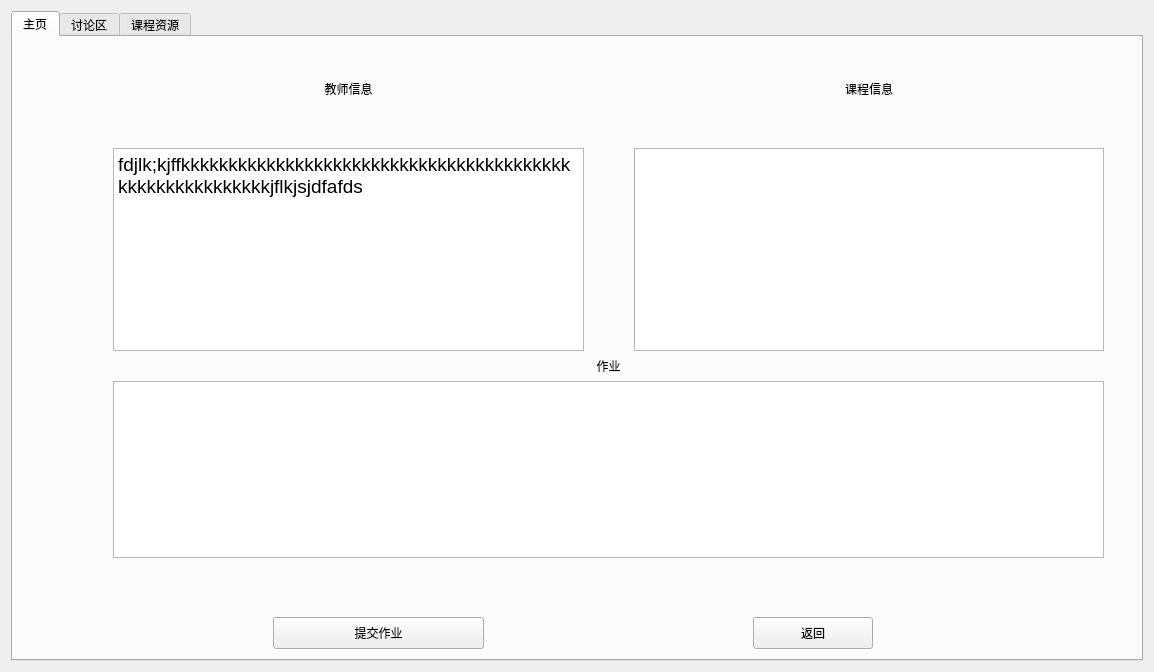
<?xml version="1.0" encoding="UTF-8"?>
<ui version="4.0">
 <class>Course</class>
 <widget class="QDialog" name="Course">
  <property name="geometry">
   <rect>
    <x>0</x>
    <y>0</y>
    <width>1154</width>
    <height>672</height>
   </rect>
  </property>
  <property name="windowTitle">
   <string>Course</string>
  </property>
  <layout class="QHBoxLayout" name="horizontalLayout">
   <item>
    <widget class="QTabWidget" name="tabWidget">
     <property name="currentIndex">
      <number>0</number>
     </property>
     <widget class="QWidget" name="homeTab">
      <attribute name="title">
       <string>主页</string>
      </attribute>
      <widget class="QWidget" name="verticalLayoutWidget_3">
       <property name="geometry">
        <rect>
         <x>100</x>
         <y>320</y>
         <width>991</width>
         <height>201</height>
        </rect>
       </property>
       <layout class="QVBoxLayout" name="verticalLayout_3">
        <item>
         <widget class="QLabel" name="label_3">
          <property name="text">
           <string>作业</string>
          </property>
          <property name="alignment">
           <set>Qt::AlignCenter</set>
          </property>
         </widget>
        </item>
        <item>
         <widget class="QTextBrowser" name="homTextBrowser"/>
        </item>
       </layout>
      </widget>
      <widget class="QPushButton" name="submitPushButton">
       <property name="enabled">
        <bool>true</bool>
       </property>
       <property name="geometry">
        <rect>
         <x>260</x>
         <y>580</y>
         <width>211</width>
         <height>32</height>
        </rect>
       </property>
       <property name="text">
        <string>提交作业</string>
       </property>
       <property name="autoDefault">
        <bool>false</bool>
       </property>
      </widget>
      <widget class="QPushButton" name="backPushButton">
       <property name="geometry">
        <rect>
         <x>740</x>
         <y>580</y>
         <width>120</width>
         <height>32</height>
        </rect>
       </property>
       <property name="text">
        <string>返回</string>
       </property>
       <property name="autoDefault">
        <bool>false</bool>
       </property>
      </widget>
      <widget class="QWidget" name="layoutWidget">
       <property name="geometry">
        <rect>
         <x>100</x>
         <y>43</y>
         <width>991</width>
         <height>271</height>
        </rect>
       </property>
       <layout class="QHBoxLayout" name="horizontalLayout_4">
        <property name="spacing">
         <number>50</number>
        </property>
        <item>
         <layout class="QVBoxLayout" name="verticalLayout">
          <item>
           <widget class="QLabel" name="label">
            <property name="text">
             <string>教师信息</string>
            </property>
            <property name="alignment">
             <set>Qt::AlignCenter</set>
            </property>
           </widget>
          </item>
          <item>
           <widget class="QTextBrowser" name="teaTextBrowser">
            <property name="html">
             <string>&lt;!DOCTYPE HTML PUBLIC &quot;-//W3C//DTD HTML 4.0//EN&quot; &quot;http://www.w3.org/TR/REC-html40/strict.dtd&quot;&gt;
&lt;html&gt;&lt;head&gt;&lt;meta name=&quot;qrichtext&quot; content=&quot;1&quot; /&gt;&lt;style type=&quot;text/css&quot;&gt;
p, li { white-space: pre-wrap; }
&lt;/style&gt;&lt;/head&gt;&lt;body style=&quot; font-family:'Ubuntu'; font-size:14pt; font-weight:400; font-style:normal;&quot;&gt;
&lt;p style=&quot; margin-top:0px; margin-bottom:0px; margin-left:0px; margin-right:0px; -qt-block-indent:0; text-indent:0px;&quot;&gt;fdjlk;kjffkkkkkkkkkkkkkkkkkkkkkkkkkkkkkkkkkkkkkkkkkkkkkkkkkkkkkkkkkjflkjsjdfafds&lt;/p&gt;&lt;/body&gt;&lt;/html&gt;</string>
            </property>
           </widget>
          </item>
         </layout>
        </item>
        <item>
         <layout class="QVBoxLayout" name="verticalLayout_2">
          <item>
           <widget class="QLabel" name="label_2">
            <property name="text">
             <string>课程信息</string>
            </property>
            <property name="alignment">
             <set>Qt::AlignCenter</set>
            </property>
           </widget>
          </item>
          <item>
           <widget class="QTextBrowser" name="corTextBrowser"/>
          </item>
         </layout>
        </item>
       </layout>
      </widget>
     </widget>
     <widget class="QWidget" name="discussTab">
      <attribute name="title">
       <string>讨论区</string>
      </attribute>
     </widget>
     <widget class="QWidget" name="resourceTab">
      <attribute name="title">
       <string>课程资源</string>
      </attribute>
      <widget class="Line" name="line_2">
       <property name="geometry">
        <rect>
         <x>360</x>
         <y>480</y>
         <width>3</width>
         <height>61</height>
        </rect>
       </property>
       <property name="orientation">
        <enum>Qt::Vertical</enum>
       </property>
      </widget>
     </widget>
    </widget>
   </item>
  </layout>
 </widget>
 <resources/>
 <connections/>
</ui>
